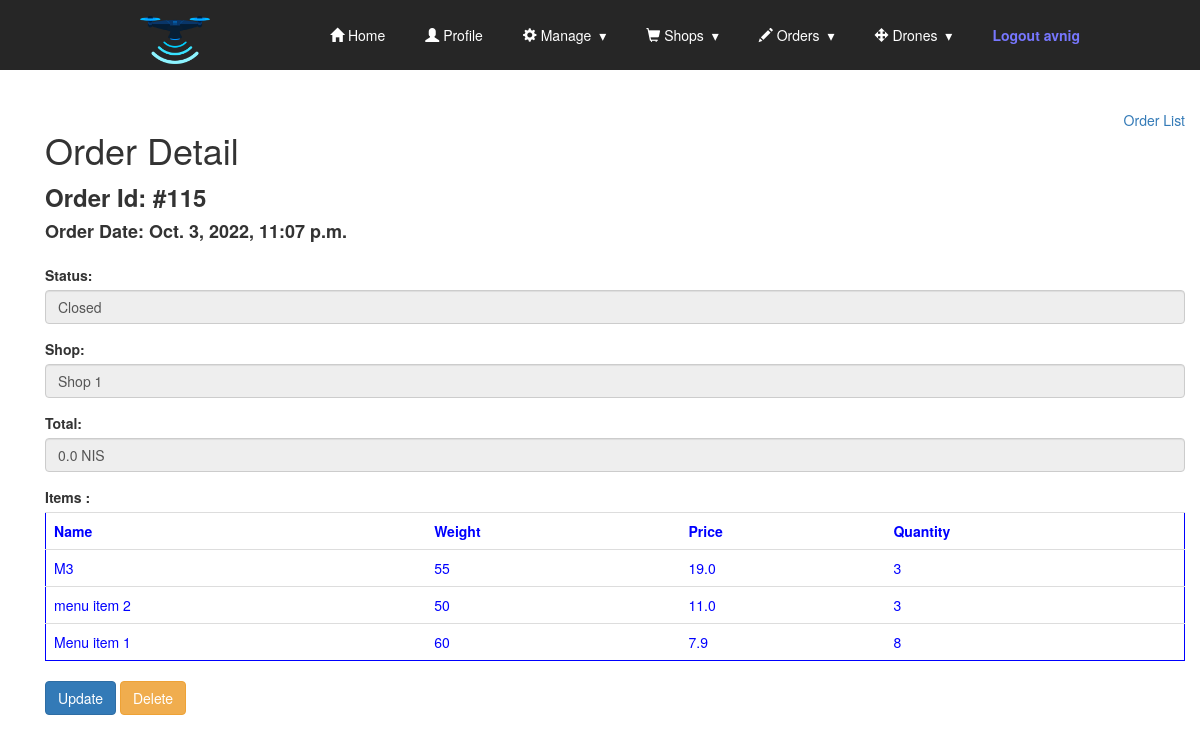
Page /orders/order/115/detail (signed in) on the earlier database version.
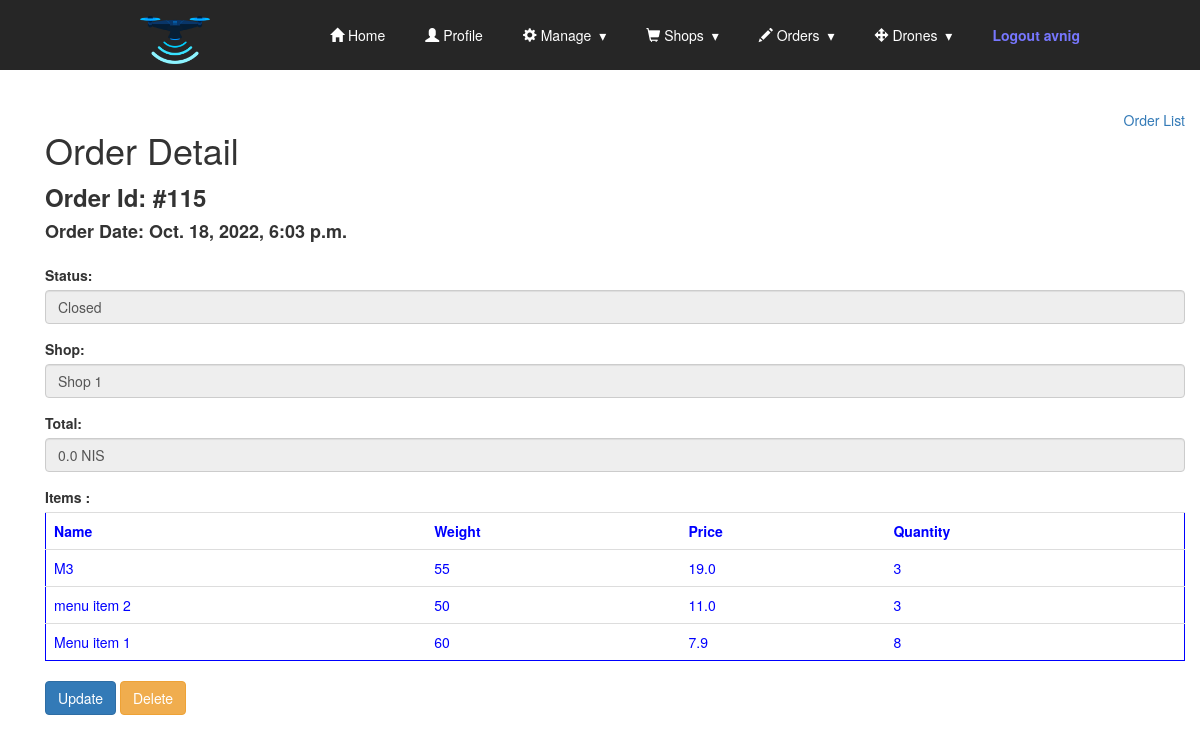
Same page on the later database version.
### orders/models.py (models this page shows, shortened)
class SoftDeletionModel(models.Model):
    deleted_at = models.DateTimeField(blank=True, null=True)
    objects = SoftDeletionManager()
    all_objects = SoftDeletionManager(alive_only=False)
    class Meta:
        abstract = True

class Order(SoftDeletionModel):
    OrderStatus = (
        ('New',1),          # A new order which was not yet attended
        ('Processing',3),   # An order that is being prepared for shipping
        ('Shipped',4),      # An order which is on its way with a drone
        ('Delievered',5),   # An order which the consumer accepted with the app
        ('Closed',6),       # An order after delievered
        ('Canceled',7),     # Softly deleted order / canceled
    )
    customer = models.IntegerField()
    order_date = models.DateTimeField(auto_now=True)
    status = models.CharField(max_length = 10, choices = OrderStatus, default = 1)
    shop = models.ForeignKey(Shop,on_delete=models.DO_NOTHING)
    drone = models.ForeignKey(Drone,on_delete=models.DO_NOTHING,null=True)
    total_price = models.FloatField(default=0)
    total_weight = models.FloatField(default=0)
    lat_location = models.FloatField(default=0)
    long_location = models.FloatField(default=0)

class OrderRow(models.Model):
    order = models.ForeignKey(Order,on_delete=models.DO_NOTHING)
    item = models.ForeignKey(MenuItem,on_delete=models.DO_NOTHING)
    quantity = models.IntegerField(default=1)
    item_price = models.FloatField(default=0)

### shops/models.py (models this page shows, shortened)
class Shop(models.Model):
    name = models.CharField(max_length=25)
    description = models.CharField(blank=True, max_length=50)
    address = models.CharField(max_length=50)
    active = models.BooleanField(blank=False,default=False)
    service_site = models.ForeignKey(ServiceSite,related_name='Shops',null=True,on_delete=models.DO_NOTHING)
    menu = models.ForeignKey(Menu,related_name='menu',null=True,on_delete=models.DO_NOTHING)
    def __str__(self):
        return self.name

class MenuItem(models.Model):
    name = models.CharField(max_length=50)
    description = models.CharField(max_length=50)
    weight = models.IntegerField()
    price = models.FloatField(default=0)

### orders/views.py (the view)
# urls.py: path('order/<int:id>/detail',OrderDetailView.as_view(),name='order_detail'),
@method_decorator(login_required, name='dispatch')
class OrderDetailView(DetailView):
    template_name = 'orders/order_detail.html'
    model=Order
    context_object_name = 'order'
    order_id = 0
    def get_object(self):
        id_ = self.kwargs.get("id")
        self.order_id=id_ #TEST
        print("order id is:" + str(self.order_id))
        return get_object_or_404(Order,id=id_)
    def get_context_data(self, **kwargs):
        context = super().get_context_data(**kwargs)
        od = OrderRow.objects.filter(order_id=self.order_id)
        context['rows'] = od
        return context

### orders/models.py (called while the page is built)
    def get_queryset(self):
        if self.alive_only:
            return SoftDeletionQuerySet(self.model).filter(deleted_at=None)
        return SoftDeletionQuerySet(self.model)

### orders/templates/orders/order_detail.html (shortened to what this page needs)
<!DOCTYPE html>
{% extends "base.html" %}
{% block content %}
<div class="container">
  <br><br>
  <a href="{% url 'orders:order_list' %}" style="align:right; float: right;">Order List</a>
  <h1>Order Detail</h1>
  <form method="POST">
    <div class="form-group">
        <label><font size = +2>Order Id: #{{ order.id }}</font></label><br>
        <label><font size = +1>Order Date: {{ order.order_date }}</font></label>
    </div>
    <div class="form-group">
        <label for="status">Status:</label>
        <input type="text" class="form-control" id="status" value="{{ order.status }}" disabled>
    </div>
    <div class="form-group">
        <label for="shop">Shop:</label>
        <input type="text" class="form-control" id="shop" value="{{ order.shop }}" disabled>
    </div>
    <div class="form-group">
        <label for="total">Total:</label>
        <input type="text" class="form-control" id="total" value="{{ order.total_price }} NIS" disabled>
    </div>
    <div class="form-group">
        <label>Items {{rows.order_id}}:</label>
          <table class="table" style="border-style: solid; border-width:thin; border-color:blue; color:blue;" >
            <tr>
              <th>Name</th>
              <th>Weight</th>
              <th>Price</th>
              <th>Quantity</th>
            </tr>
          {% for i in rows.all %}
              <tr>
                <td>{{i.item.name}}</td>
                <td>{{i.item.weight}}</td>
                <td>{{i.item_price}}</td>
                <td>{{i.quantity}}</td>
              </tr>
          {% endfor %}
        </table>
    </div>
    <a href="{% url 'orders:order_update' order.id %}"><button type="button" class="btn btn-primary">Update</button></a>
    <a href="{% url 'orders:order_delete' order.id %}"><button type="button" class="btn btn-warning">Delete</button></a>
  </form>
</div>
{% endblock %}

### templates/Base.html (shortened to what this page needs)
{% load static %}
<!DOCTYPE html>
<html>
<head>
  <link rel="stylesheet" href="https://maxcdn.bootstrapcdn.com/bootstrap/3.4.1/css/bootstrap.min.css">
  <link rel="stylesheet" href="{% static 'css/styles.css' %}">
  <link rel="stylesheet" href="{% static 'css/resp_nav_style.css' %}">
</head>
<body>
  <section class="nav-bar">
  <div class="nav-container">
    <div class="brand">
      <a class="brand" href="{% url 'index' %}"><img src="{% static 'dronebar/drone.png' %}" alt="Dronebar"></a>
    </div>
    <nav>
      <ul class="nav-list">
        <li class="active"><a href="{% url 'index' %}"><span class="glyphicon glyphicon-home"></span> Home</a></li>
        <li class="active"><a href="{% url 'accounts:profile' %}"><span class="glyphicon glyphicon-user"></span> Profile</a></li>
        <li>
          <a class="dropdown-toggle" data-toggle="dropdown" href="#"><span class="glyphicon glyphicon-cog"></span> Manage
          </a>
        </li>
        <li>
          <a class="dropdown-toggle" data-toggle="dropdown" href="#"><span class="glyphicon glyphicon-shopping-cart"></span> Shops
          </a>
        </li>
        <li>
          <a class="dropdown-toggle" data-toggle="dropdown" href="#"><span class="glyphicon glyphicon-pencil"></span> Orders
          </a>
        </li>
        <li>
          <a class="dropdown-toggle" data-toggle="dropdown" href="#"><span class="glyphicon glyphicon-move"></span> Drones
          </a>
        </li>
        <li><a href="{% url 'accounts:logout' %}" id="emp">Logout {{request.user}}</a></li>
      </ul>
    </nav>
  </div>
</section>
    <div class="container">
      {% block content %}
      {% endblock %}
    </div>
</body>
</html>

### static/css/styles.css (style rules this page uses)
#emp { color:#7777ff; text-color:#9999ff; font-weight: bold; }
.active { background-color: #04AA6D; color: white; }
td { padding: 1em; }

### static/css/resp_nav_style.css (style rules this page uses)
body { margin: 0; padding: 0; }
.nav-bar { height: 70px; background: #262626; }
.brand { position: absolute; padding-left: 20px; float: left; line-height: 70px; text-transform: uppercase; font-size: 1.4em; }
.brand a img { max-height: 70px; }
.brand a, .brand a:visited { color: #ffffff; text-decoration: none; }
.nav-container { max-width: 1000px; margin: 0 auto; }
nav { float: right; }
nav ul { list-style: none; margin: 0; padding: 0; }
nav ul li { float: left; position: relative; }
nav ul li a, nav ul li a:visited { display: block; padding: 0 20px; line-height: 70px; background: #262626; color: #ffffff; text-decoration: none; }
nav ul li a:not(:only-child):after, nav ul li a:visited:not(:only-child):after { padding-left: 4px; content: ' ▾'; }
@media screen and (min-width: 799px) { .nav-list { display: block !important; } }

Differences in the rows shown:
changed Order "Closed": order_date "Oct. 3, 2022, 11:07 p.m." → "Oct. 18, 2022, 6:03 p.m."
